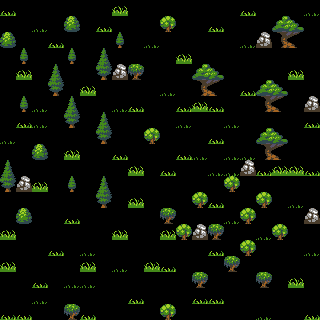

A level layout from a 2D game, rendered from its tile map. Below: a short description, then the map file with its tile-grid data intact:
An orthogonal 20x20 tile map with 16x16 px tiles, 2 tile layers (backgroundLayer, blockedLayer) and 18 objects (10x smallstones, 6x smallstick, player, door).

<map version="1.0" orientation="orthogonal" renderorder="right-down" width="20" height="20" tilewidth="16" tileheight="16">
 <tileset firstgid="1" name="tiles" tilewidth="16" tileheight="16">
  <image source="../images/tiles.png" width="705" height="1280" />
 </tileset>
 <layer name="backgroundLayer" width="20" height="20">
  <data encoding="csv">
1819,3307,3307,3307,3307,3307,3307,1820,3307,3307,3307,3307,3307,3307,3307,1819,3307,3307,3307,1818,
3307,3307,1818,3307,3307,3307,1819,3307,3307,3307,3307,3307,3307,1819,3307,3307,3307,1779,1780,3307,
3307,3307,3307,1819,3307,3307,3307,3307,3307,1818,3307,3307,3307,3307,3307,1818,3307,3307,3307,3307,
3307,3307,3307,3307,3307,3307,1769,3307,3307,3307,3307,1820,3307,3307,3307,3307,3307,3307,3307,3307,
3307,1820,3307,1769,3307,3307,3307,3307,3307,3307,3307,3307,1779,1780,3307,3307,3307,3307,1820,3307,
3307,3307,3307,3307,3307,1820,3307,3307,3307,3307,1818,3307,3307,3307,3307,1819,1779,1780,3307,3307,
3307,3307,1818,3307,1769,3307,3307,1818,1819,3307,3307,1819,1820,1819,3307,3307,1819,1820,3307,3307,
3307,1819,1818,3307,3307,3307,1769,3307,3307,3307,3307,1818,3307,3307,1818,3307,3307,3307,3307,1819,
1818,3307,3307,3307,3307,3307,3307,3307,3307,3307,3307,3307,3307,1819,3307,3307,1779,1780,3307,3307,
3307,3307,3307,3307,1820,3307,3307,1819,3307,3307,3307,1819,1818,50,1818,1818,1818,1819,3307,3307,
1769,3307,3307,3307,3307,3307,3307,3307,1820,3307,1819,3307,3307,1818,1818,3307,1819,1820,1820,1819,
3307,3307,1820,3307,3307,3307,1769,3307,3307,3307,3307,3307,3307,3307,1818,3307,3307,3307,3307,3307,
3307,3307,3307,3307,3307,3307,3307,3307,1820,3307,3307,3307,3307,1819,3307,3307,3307,3307,1818,3307,
3307,3307,3307,3307,1807,3307,3307,3307,3307,3307,3307,3307,3307,3307,1818,3307,3307,3307,3307,3307,
1807,3307,3307,3307,3307,3307,3307,1807,3307,3307,1805,3307,3307,3307,3307,3307,1818,3307,3307,3307,
3307,3307,3307,1806,3307,1805,3307,3307,3307,3307,3307,3307,3307,1819,3307,3307,3307,3307,3307,1818,
1807,3307,3307,3307,3307,1820,3307,1805,3307,1807,1806,3307,3307,3307,3307,3307,3307,3307,3307,3307,
3307,3307,1806,3307,1805,1805,3307,3307,3307,3307,3307,3307,3307,3307,3307,3307,3307,3307,1820,3307,
3307,3307,1818,3307,3307,3307,3307,3307,1806,3307,3307,3307,1819,1819,3307,3307,3307,3307,3307,3307,
1806,1806,3307,3307,1822,1806,3307,3307,3307,3307,3307,3307,3307,3307,3307,3307,1818,3307,3307,1819
</data>
 </layer>
 <layer name="blockedLayer" width="20" height="20">
  <data encoding="csv">
0,0,0,0,0,0,0,0,0,0,0,0,0,0,0,0,0,0,0,0,
0,0,0,0,1827,0,0,0,0,0,1821,0,0,0,0,0,0,0,0,0,
1827,0,0,0,0,0,0,1825,0,0,0,0,0,0,0,0,2181,1823,1824,0,
0,1825,0,0,1825,0,0,0,0,0,0,0,0,0,0,0,0,0,0,0,
0,0,0,0,0,0,1813,2181,1822,0,0,0,0,0,0,0,0,0,0,0,
0,0,0,1813,0,0,0,0,0,0,0,0,1823,1824,0,0,0,0,0,0,
0,1825,0,0,0,0,0,0,0,0,0,0,0,0,0,0,1823,1824,0,2181,
0,0,0,0,1813,0,0,0,0,0,0,0,0,0,0,0,0,0,0,0,
0,0,0,0,0,0,1813,0,0,1821,0,0,0,0,0,0,0,0,0,0,
0,0,1827,0,0,0,0,0,0,0,0,0,0,0,0,0,1823,1824,0,0,
0,0,0,0,0,0,0,0,0,0,0,0,0,0,0,2181,0,0,0,0,
1813,2181,0,0,1825,0,0,0,0,0,0,0,0,0,1821,0,0,0,0,0,
0,0,0,0,0,0,1813,0,0,0,0,0,1821,0,0,0,1821,0,0,0,
0,1827,0,0,1819,0,0,0,0,0,1822,0,0,0,0,1821,0,0,0,2181,
1820,0,0,0,0,0,0,1820,0,0,1820,1821,2181,1822,0,0,0,1821,0,0,
0,0,0,1819,0,1818,0,0,0,0,0,0,0,0,0,1821,0,0,0,0,
1820,0,0,0,0,0,0,1818,0,1820,1819,0,0,0,1822,0,0,0,0,0,
0,0,1819,0,1818,1818,0,0,0,0,0,0,1822,0,0,0,1822,0,0,0,
0,0,0,0,0,0,0,0,1819,0,0,0,0,0,0,0,0,0,0,0,
1819,1819,0,0,0,1819,0,0,0,0,1808,0,0,0,0,0,0,0,0,0
</data>
 </layer>
 <objectgroup name="objectsLayer">
  <object name="player" gid="71" x="7" y="317">
   <properties>
    <property name="type" value="playerStart" />
   </properties>
  </object>
  <object name="smallstones" gid="2123" x="79" y="321.5">
   <properties>
    <property name="sprite" value="smallstones" />
    <property name="type" value="item" />
   </properties>
  </object>
  <object name="smallstones" gid="2123" x="34.5" y="305.5">
   <properties>
    <property name="sprite" value="smallstones" />
    <property name="type" value="item" />
   </properties>
  </object>
  <object name="smallstones" gid="2123" x="23" y="206">
   <properties>
    <property name="sprite" value="smallstones" />
    <property name="type" value="item" />
   </properties>
  </object>
  <object name="smallstones" gid="2123" x="202.5" y="253">
   <properties>
    <property name="sprite" value="smallstones" />
    <property name="type" value="item" />
   </properties>
  </object>
  <object name="smallstones" gid="2123" x="180" y="255">
   <properties>
    <property name="sprite" value="smallstones" />
    <property name="type" value="item" />
   </properties>
  </object>
  <object name="smallstones" gid="2123" x="289.5" y="230">
   <properties>
    <property name="sprite" value="smallstones" />
    <property name="type" value="item" />
   </properties>
  </object>
  <object name="smallstones" gid="2123" x="238.5" y="191">
   <properties>
    <property name="sprite" value="smallstones" />
    <property name="type" value="item" />
   </properties>
  </object>
  <object name="smallstones" gid="2123" x="26" y="114">
   <properties>
    <property name="sprite" value="smallstones" />
    <property name="type" value="item" />
   </properties>
  </object>
  <object name="smallstones" gid="2123" x="100" y="93">
   <properties>
    <property name="sprite" value="smallstones" />
    <property name="type" value="item" />
   </properties>
  </object>
  <object name="smallstones" gid="2123" x="84" y="215">
   <properties>
    <property name="sprite" value="smallstones" />
    <property name="type" value="item" />
   </properties>
  </object>
  <object name="smallstick" gid="2124" x="148.723" y="328.008" rotation="-17.1982">
   <properties>
    <property name="sprite" value="smallstick" />
    <property name="type" value="item" />
   </properties>
  </object>
  <object name="smallstick" gid="2124" x="10.2231" y="204.508" rotation="-17.1982">
   <properties>
    <property name="sprite" value="smallstick" />
    <property name="type" value="item" />
   </properties>
  </object>
  <object name="smallstick" gid="2124" x="208.223" y="222.508" rotation="-17.1982">
   <properties>
    <property name="sprite" value="smallstick" />
    <property name="type" value="item" />
   </properties>
  </object>
  <object name="smallstick" gid="2124" x="88.3121" y="114.812" rotation="-44.0484">
   <properties>
    <property name="sprite" value="smallstick" />
    <property name="type" value="item" />
   </properties>
  </object>
  <object name="smallstick" gid="2124" x="11.3121" y="65.8121" rotation="-44.0484">
   <properties>
    <property name="sprite" value="smallstick" />
    <property name="type" value="item" />
   </properties>
  </object>
  <object name="smallstick" gid="2124" x="187.812" y="112.812" rotation="-44.0484">
   <properties>
    <property name="sprite" value="smallstick" />
    <property name="type" value="item" />
   </properties>
  </object>
  <object name="door" gid="3218" x="302" y="68">
   <properties>
    <property name="sprite" value="browndoor" />
    <property name="targetTilemap" value="tutorial_02" />
    <property name="targetX" value="20" />
    <property name="targetY" value="30" />
    <property name="type" value="door" />
   </properties>
  </object>
 </objectgroup>
</map>
